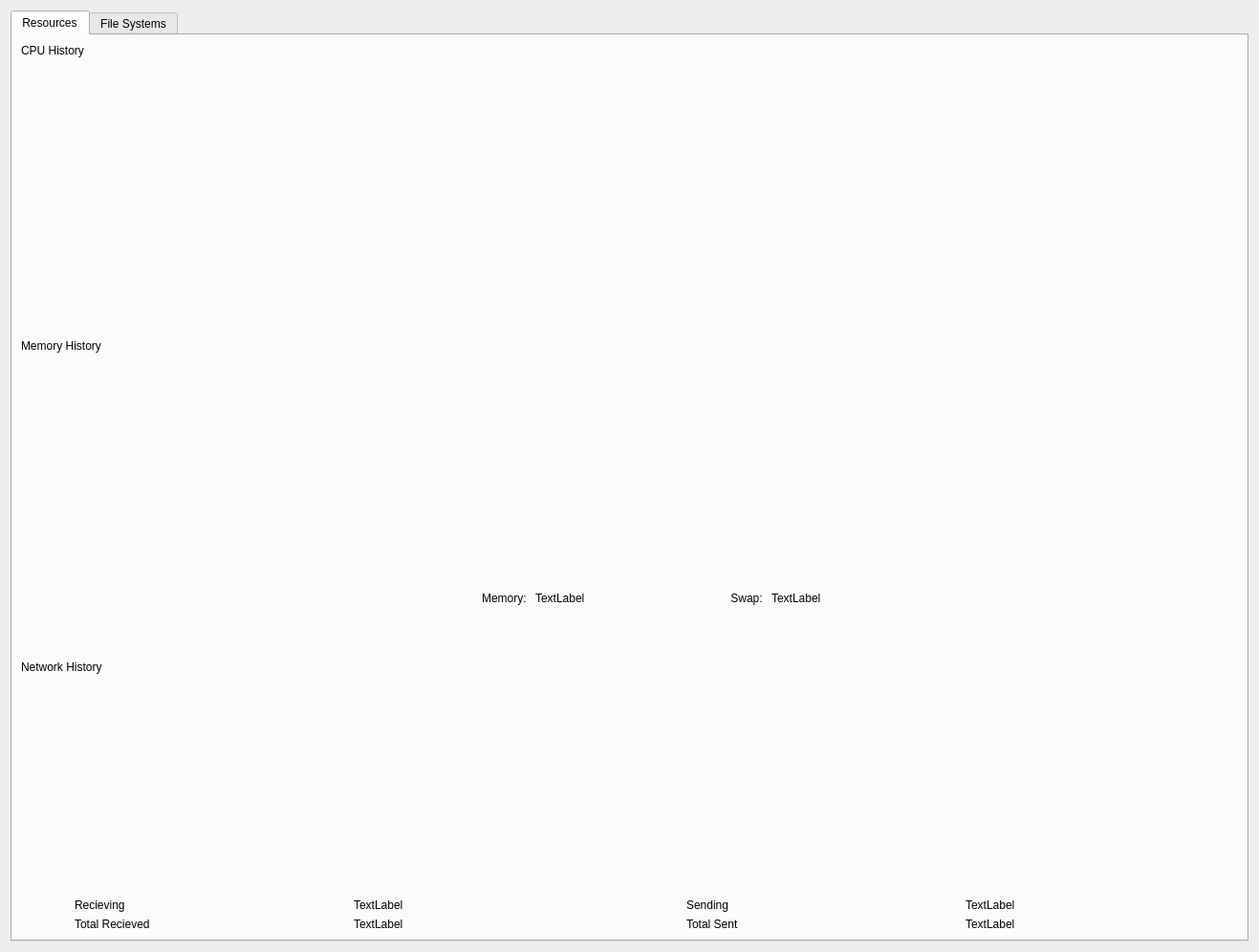
<?xml version="1.0" encoding="UTF-8"?>
<ui version="4.0">
 <class>RCMonitor</class>
 <widget class="QWidget" name="RCMonitor">
  <property name="geometry">
   <rect>
    <x>0</x>
    <y>0</y>
    <width>1317</width>
    <height>996</height>
   </rect>
  </property>
  <property name="windowTitle">
   <string>Form</string>
  </property>
  <layout class="QVBoxLayout" name="verticalLayout_3">
   <item>
    <widget class="QTabWidget" name="tabWidgetMain">
     <property name="enabled">
      <bool>true</bool>
     </property>
     <property name="currentIndex">
      <number>0</number>
     </property>
     <widget class="QWidget" name="tabResources">
      <attribute name="title">
       <string>Resources</string>
      </attribute>
      <layout class="QVBoxLayout" name="verticalLayout_11">
       <item>
        <layout class="QVBoxLayout" name="verticalLayout_5">
         <property name="sizeConstraint">
          <enum>QLayout::SetMinimumSize</enum>
         </property>
         <item>
          <widget class="QLabel" name="label">
           <property name="text">
            <string>CPU History</string>
           </property>
          </widget>
         </item>
         <item>
          <widget class="QCustomPlot" name="cpuPlot" native="true">
           <property name="sizePolicy">
            <sizepolicy hsizetype="Preferred" vsizetype="Expanding">
             <horstretch>0</horstretch>
             <verstretch>0</verstretch>
            </sizepolicy>
           </property>
           <property name="minimumSize">
            <size>
             <width>0</width>
             <height>100</height>
            </size>
           </property>
          </widget>
         </item>
         <item>
          <layout class="QHBoxLayout" name="horizontalLayout_7">
           <property name="sizeConstraint">
            <enum>QLayout::SetMinAndMaxSize</enum>
           </property>
           <item>
            <spacer name="horizontalSpacer_2">
             <property name="orientation">
              <enum>Qt::Horizontal</enum>
             </property>
             <property name="sizeType">
              <enum>QSizePolicy::Fixed</enum>
             </property>
             <property name="sizeHint" stdset="0">
              <size>
               <width>40</width>
               <height>20</height>
              </size>
             </property>
            </spacer>
           </item>
           <item>
            <layout class="QGridLayout" name="cpuInfoArea">
             <property name="sizeConstraint">
              <enum>QLayout::SetNoConstraint</enum>
             </property>
            </layout>
           </item>
           <item>
            <spacer name="horizontalSpacer">
             <property name="orientation">
              <enum>Qt::Horizontal</enum>
             </property>
             <property name="sizeType">
              <enum>QSizePolicy::Fixed</enum>
             </property>
             <property name="sizeHint" stdset="0">
              <size>
               <width>40</width>
               <height>20</height>
              </size>
             </property>
            </spacer>
           </item>
          </layout>
         </item>
        </layout>
       </item>
       <item>
        <spacer name="verticalSpacer">
         <property name="orientation">
          <enum>Qt::Vertical</enum>
         </property>
         <property name="sizeType">
          <enum>QSizePolicy::Maximum</enum>
         </property>
         <property name="sizeHint" stdset="0">
          <size>
           <width>20</width>
           <height>20</height>
          </size>
         </property>
        </spacer>
       </item>
       <item>
        <layout class="QVBoxLayout" name="verticalLayout_10">
         <item>
          <widget class="QLabel" name="label_4">
           <property name="text">
            <string>Memory History</string>
           </property>
          </widget>
         </item>
         <item>
          <widget class="QCustomPlot" name="memoryPlot" native="true">
           <property name="sizePolicy">
            <sizepolicy hsizetype="Preferred" vsizetype="Expanding">
             <horstretch>0</horstretch>
             <verstretch>0</verstretch>
            </sizepolicy>
           </property>
           <property name="minimumSize">
            <size>
             <width>0</width>
             <height>100</height>
            </size>
           </property>
          </widget>
         </item>
         <item>
          <layout class="QHBoxLayout" name="horizontalLayout_3">
           <item>
            <spacer name="horizontalSpacer_3">
             <property name="orientation">
              <enum>Qt::Horizontal</enum>
             </property>
             <property name="sizeType">
              <enum>QSizePolicy::Expanding</enum>
             </property>
             <property name="sizeHint" stdset="0">
              <size>
               <width>40</width>
               <height>20</height>
              </size>
             </property>
            </spacer>
           </item>
           <item>
            <widget class="QPushButton" name="memoryColourButton">
             <property name="maximumSize">
              <size>
               <width>50</width>
               <height>16777215</height>
              </size>
             </property>
             <property name="text">
              <string/>
             </property>
             <property name="flat">
              <bool>true</bool>
             </property>
            </widget>
           </item>
           <item>
            <widget class="QLabel" name="memoryTextLabel">
             <property name="maximumSize">
              <size>
               <width>100</width>
               <height>16777215</height>
              </size>
             </property>
             <property name="text">
              <string>Memory: </string>
             </property>
             <property name="alignment">
              <set>Qt::AlignRight|Qt::AlignTrailing|Qt::AlignVCenter</set>
             </property>
            </widget>
           </item>
           <item>
            <widget class="QLabel" name="memoryLabel">
             <property name="text">
              <string>TextLabel</string>
             </property>
            </widget>
           </item>
           <item>
            <spacer name="horizontalSpacer_5">
             <property name="orientation">
              <enum>Qt::Horizontal</enum>
             </property>
             <property name="sizeType">
              <enum>QSizePolicy::Preferred</enum>
             </property>
             <property name="sizeHint" stdset="0">
              <size>
               <width>100</width>
               <height>20</height>
              </size>
             </property>
            </spacer>
           </item>
           <item>
            <widget class="QPushButton" name="swapColourButton">
             <property name="maximumSize">
              <size>
               <width>50</width>
               <height>16777215</height>
              </size>
             </property>
             <property name="text">
              <string/>
             </property>
             <property name="flat">
              <bool>true</bool>
             </property>
            </widget>
           </item>
           <item>
            <widget class="QLabel" name="swapTextLabel">
             <property name="maximumSize">
              <size>
               <width>100</width>
               <height>16777215</height>
              </size>
             </property>
             <property name="text">
              <string>Swap: </string>
             </property>
             <property name="alignment">
              <set>Qt::AlignRight|Qt::AlignTrailing|Qt::AlignVCenter</set>
             </property>
            </widget>
           </item>
           <item>
            <widget class="QLabel" name="swapLabel">
             <property name="text">
              <string>TextLabel</string>
             </property>
            </widget>
           </item>
           <item>
            <spacer name="horizontalSpacer_4">
             <property name="orientation">
              <enum>Qt::Horizontal</enum>
             </property>
             <property name="sizeType">
              <enum>QSizePolicy::Expanding</enum>
             </property>
             <property name="sizeHint" stdset="0">
              <size>
               <width>40</width>
               <height>20</height>
              </size>
             </property>
            </spacer>
           </item>
          </layout>
         </item>
        </layout>
       </item>
       <item>
        <widget class="QPushButton" name="networkRecievingColourButton_2">
         <property name="maximumSize">
          <size>
           <width>50</width>
           <height>16777215</height>
          </size>
         </property>
         <property name="text">
          <string/>
         </property>
         <property name="flat">
          <bool>true</bool>
         </property>
        </widget>
       </item>
       <item>
        <spacer name="verticalSpacer_2">
         <property name="orientation">
          <enum>Qt::Vertical</enum>
         </property>
         <property name="sizeType">
          <enum>QSizePolicy::Maximum</enum>
         </property>
         <property name="sizeHint" stdset="0">
          <size>
           <width>20</width>
           <height>20</height>
          </size>
         </property>
        </spacer>
       </item>
       <item>
        <layout class="QVBoxLayout" name="verticalLayout_4">
         <property name="sizeConstraint">
          <enum>QLayout::SetMinimumSize</enum>
         </property>
         <item>
          <widget class="QLabel" name="label_2">
           <property name="text">
            <string>Network History</string>
           </property>
          </widget>
         </item>
         <item>
          <widget class="QCustomPlot" name="networkPlot" native="true">
           <property name="sizePolicy">
            <sizepolicy hsizetype="Preferred" vsizetype="Expanding">
             <horstretch>0</horstretch>
             <verstretch>0</verstretch>
            </sizepolicy>
           </property>
           <property name="minimumSize">
            <size>
             <width>0</width>
             <height>100</height>
            </size>
           </property>
          </widget>
         </item>
         <item>
          <layout class="QHBoxLayout" name="horizontalLayout_5">
           <item>
            <layout class="QHBoxLayout" name="horizontalLayout_4">
             <item>
              <widget class="QPushButton" name="networkRecievingColourButton">
               <property name="maximumSize">
                <size>
                 <width>50</width>
                 <height>16777215</height>
                </size>
               </property>
               <property name="text">
                <string/>
               </property>
               <property name="flat">
                <bool>true</bool>
               </property>
              </widget>
             </item>
             <item>
              <layout class="QVBoxLayout" name="verticalLayout_7">
               <item>
                <widget class="QLabel" name="label_3">
                 <property name="text">
                  <string>Recieving</string>
                 </property>
                </widget>
               </item>
               <item>
                <widget class="QLabel" name="label_6">
                 <property name="text">
                  <string>Total Recieved</string>
                 </property>
                </widget>
               </item>
              </layout>
             </item>
             <item>
              <layout class="QVBoxLayout" name="verticalLayout_6">
               <item>
                <widget class="QLabel" name="networkRecievingLabel">
                 <property name="text">
                  <string>TextLabel</string>
                 </property>
                </widget>
               </item>
               <item>
                <widget class="QLabel" name="networkTotalRecievedLabel">
                 <property name="text">
                  <string>TextLabel</string>
                 </property>
                </widget>
               </item>
              </layout>
             </item>
            </layout>
           </item>
           <item>
            <layout class="QHBoxLayout" name="horizontalLayout_6">
             <item>
              <widget class="QPushButton" name="networkSendingColourButton">
               <property name="maximumSize">
                <size>
                 <width>50</width>
                 <height>16777215</height>
                </size>
               </property>
               <property name="text">
                <string/>
               </property>
               <property name="flat">
                <bool>true</bool>
               </property>
              </widget>
             </item>
             <item>
              <layout class="QVBoxLayout" name="verticalLayout_8">
               <item>
                <widget class="QLabel" name="label_7">
                 <property name="text">
                  <string>Sending</string>
                 </property>
                </widget>
               </item>
               <item>
                <widget class="QLabel" name="label_8">
                 <property name="text">
                  <string>Total Sent</string>
                 </property>
                </widget>
               </item>
              </layout>
             </item>
             <item>
              <layout class="QVBoxLayout" name="verticalLayout_9">
               <item>
                <widget class="QLabel" name="networkSendingLabel">
                 <property name="text">
                  <string>TextLabel</string>
                 </property>
                </widget>
               </item>
               <item>
                <widget class="QLabel" name="networkTotalSentLabel">
                 <property name="text">
                  <string>TextLabel</string>
                 </property>
                </widget>
               </item>
              </layout>
             </item>
            </layout>
           </item>
          </layout>
         </item>
        </layout>
       </item>
      </layout>
     </widget>
     <widget class="QWidget" name="tabFileSystems">
      <attribute name="title">
       <string>File Systems</string>
      </attribute>
      <layout class="QGridLayout" name="gridLayout_4">
       <item row="0" column="0">
        <widget class="QTableWidget" name="tableFilesystem">
         <property name="sizePolicy">
          <sizepolicy hsizetype="Expanding" vsizetype="Expanding">
           <horstretch>0</horstretch>
           <verstretch>0</verstretch>
          </sizepolicy>
         </property>
         <property name="verticalScrollBarPolicy">
          <enum>Qt::ScrollBarAlwaysOn</enum>
         </property>
         <property name="horizontalScrollBarPolicy">
          <enum>Qt::ScrollBarAlwaysOn</enum>
         </property>
         <property name="sizeAdjustPolicy">
          <enum>QAbstractScrollArea::AdjustIgnored</enum>
         </property>
         <property name="editTriggers">
          <set>QAbstractItemView::NoEditTriggers</set>
         </property>
         <property name="selectionMode">
          <enum>QAbstractItemView::NoSelection</enum>
         </property>
         <property name="selectionBehavior">
          <enum>QAbstractItemView::SelectItems</enum>
         </property>
         <attribute name="horizontalHeaderStretchLastSection">
          <bool>true</bool>
         </attribute>
         <attribute name="verticalHeaderStretchLastSection">
          <bool>false</bool>
         </attribute>
        </widget>
       </item>
      </layout>
     </widget>
    </widget>
   </item>
  </layout>
 </widget>
 <customwidgets>
  <customwidget>
   <class>QCustomPlot</class>
   <extends>QWidget</extends>
   <header location="global">qcustomplot.h</header>
   <container>1</container>
  </customwidget>
 </customwidgets>
 <resources/>
 <connections/>
</ui>
